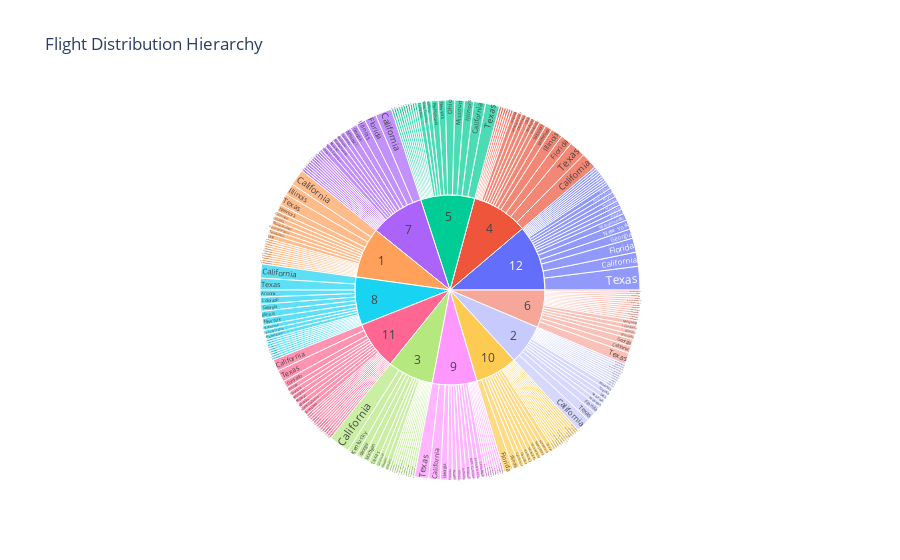

The code cell stored with this chart in its notebook:
### Markdown cell above
Let us represent the hierarchical view in othe order of month and destination state holding value of number of flights

This plot should contain the following

*  Define hierarchy of sectors from root to leaves in `path` parameter. Here, we go from `Month` to `DestStateName` feature.
*   Set sector values in `values` parameter. Here, we can pass in `Flights` feature.
*   Show the figure.
*   Title as **Flight Distribution Hierarchy**

### Code cell
## Define path as Month and DestStateName and values as Flights.
fig = px.sunburst(data, path=['Month', 'DestStateName'], values='Flights',title='Flight Distribution Hierarchy')
fig.show()

### Figure 1 — Plotly figure (JSON) as saved in the notebook; plotly's stock layout.template omitted (floating-point values rounded to 4 significant figures; data arrays with more than 128 entries replaced by an {"elided": "..."} marker saying what was removed)
{"data": [{"branchvalues": "total", "domain": {"x": [0, 1], "y": [0, 1]}, "hovertemplate": "labels=%{label}<br>Flights=%{value}<br>parent=%{parent}<br>id=%{id}<extra></extra>", "ids": {"elided": "260 str values"}, "labels": {"elided": "260 str values"}, "name": "", "parents": {"elided": "260 str values"}, "type": "sunburst", "values": {"elided": "260 int values"}}], "layout": {"legend": {"tracegroupgap": 0}, "title": {"text": "Flight Distribution Hierarchy"}}}
